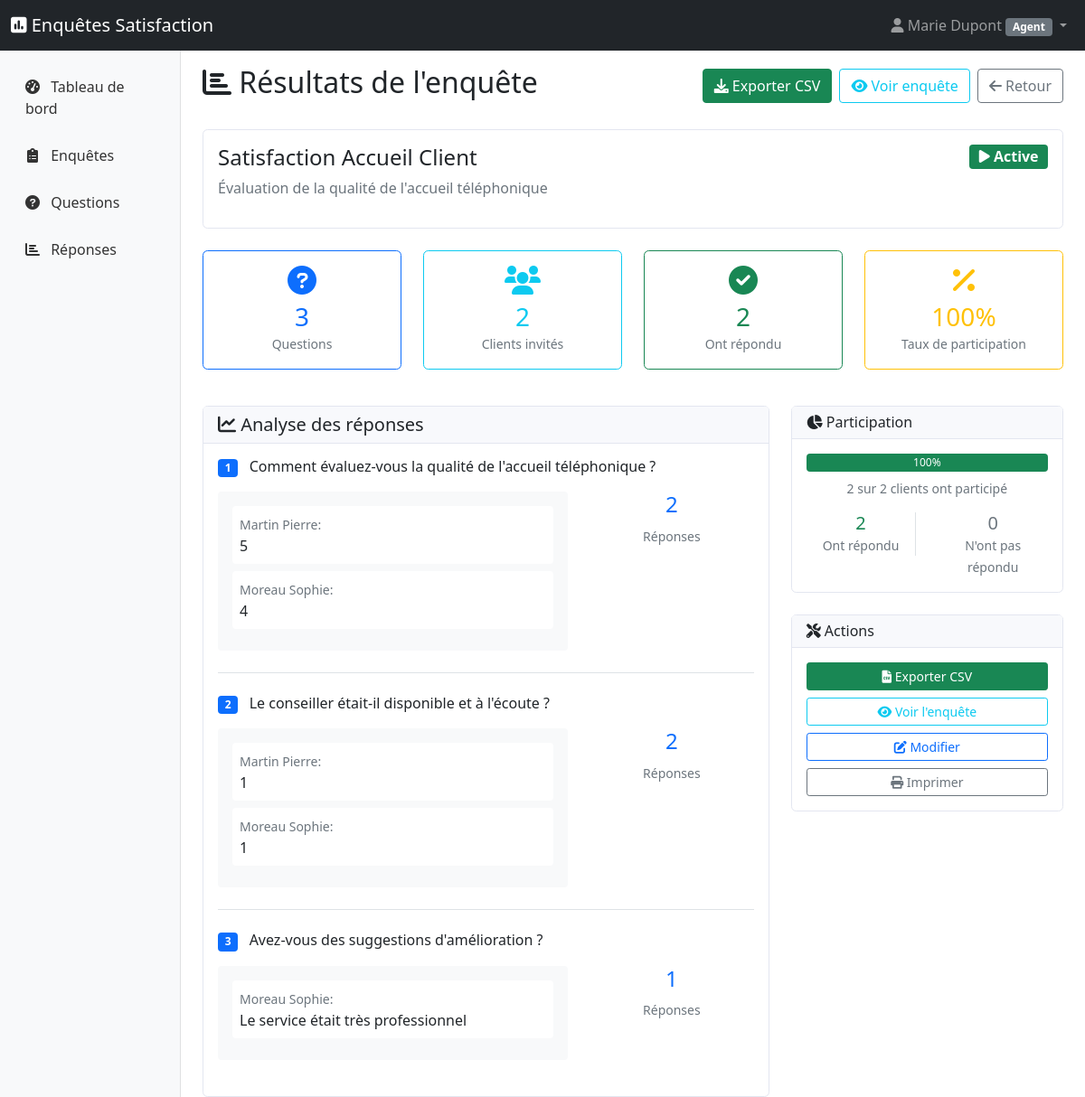
The page /?controller=Agent&action=results&id=1 (signed in) on the database its author committed.
### tables this page shows
CREATE TABLE IF NOT EXISTS enquetes (
    id INT AUTO_INCREMENT PRIMARY KEY,
    titre VARCHAR(200) NOT NULL,
    description TEXT,
    campagne_id INT NOT NULL,
    created_by INT NOT NULL,
    statut ENUM('brouillon', 'active', 'fermee') NOT NULL DEFAULT 'brouillon',
    date_creation TIMESTAMP DEFAULT CURRENT_TIMESTAMP,
    date_modification TIMESTAMP DEFAULT CURRENT_TIMESTAMP ON UPDATE CURRENT_TIMESTAMP,
    FOREIGN KEY (campagne_id) REFERENCES campagnes(id) ON DELETE CASCADE,
    FOREIGN KEY (created_by) REFERENCES utilisateurs(id) ON DELETE CASCADE,
    INDEX idx_campagne (campagne_id),
    INDEX idx_statut (statut),
    INDEX idx_created_by (created_by)
);

CREATE TABLE IF NOT EXISTS utilisateurs (
    id INT AUTO_INCREMENT PRIMARY KEY,
    nom VARCHAR(100) NOT NULL,
    prenom VARCHAR(100) NOT NULL,
    email VARCHAR(255) UNIQUE NOT NULL,
    mot_de_passe VARCHAR(255) NOT NULL,
    role ENUM('admin', 'agent', 'client') NOT NULL DEFAULT 'client',
    statut ENUM('actif', 'inactif') NOT NULL DEFAULT 'actif',
    date_creation TIMESTAMP DEFAULT CURRENT_TIMESTAMP,
    date_modification TIMESTAMP DEFAULT CURRENT_TIMESTAMP ON UPDATE CURRENT_TIMESTAMP,
    INDEX idx_email (email),
    INDEX idx_role (role),
    INDEX idx_statut (statut)
);

CREATE TABLE IF NOT EXISTS questions (
    id INT AUTO_INCREMENT PRIMARY KEY,
    enquete_id INT NOT NULL,
    texte TEXT NOT NULL,
    type_question ENUM('texte_libre', 'choix_multiple', 'notation', 'oui_non') NOT NULL,
    options_json TEXT,  
    obligatoire BOOLEAN NOT NULL DEFAULT FALSE,
    ordre_affichage INT NOT NULL DEFAULT 1,
    date_creation TIMESTAMP DEFAULT CURRENT_TIMESTAMP,
    FOREIGN KEY (enquete_id) REFERENCES enquetes(id) ON DELETE CASCADE,
    INDEX idx_enquete (enquete_id),
    INDEX idx_type (type_question),
    INDEX idx_ordre (ordre_affichage)
);

CREATE TABLE IF NOT EXISTS reponses (
    id INT AUTO_INCREMENT PRIMARY KEY,
    question_id INT NOT NULL,
    utilisateur_id INT NOT NULL,
    reponse_texte TEXT,
    reponse_numerique INT,
    date_reponse TIMESTAMP DEFAULT CURRENT_TIMESTAMP,
    FOREIGN KEY (question_id) REFERENCES questions(id) ON DELETE CASCADE,
    FOREIGN KEY (utilisateur_id) REFERENCES utilisateurs(id) ON DELETE CASCADE,
    INDEX idx_question (question_id),
    INDEX idx_utilisateur (utilisateur_id),
    INDEX idx_date (date_reponse),
    UNIQUE KEY unique_user_question (utilisateur_id, question_id)
);

### app/Views/agent/enquetes/results.php (the view, shortened to what the rows shown need)
<div class="d-flex justify-content-between align-items-center mb-4">
    <h2><i class="fas fa-chart-bar"></i> Résultats de l'enquête</h2>
</div>
<div class="card mb-4">
    <div class="card-body">
        <div class="row">
            <div class="col-md-8">
                <h4><?= htmlspecialchars($enquete['titre']) ?></h4>
                <?php if (!empty($enquete['description'])): ?>
                    <p class="text-muted"><?= nl2br(htmlspecialchars($enquete['description'])) ?></p>
                <?php endif; ?>
            </div>
            <div class="col-md-4">
                <?php
                $badges = [
                    'brouillon' => ['secondary', 'draft'],
                    'active' => ['success', 'play'],
                    'terminee' => ['info', 'stop'],
                    'archivee' => ['dark', 'archive']
                ];
                $badge = $badges[$enquete['statut']] ?? ['secondary', 'question'];
                ?>
                <span class="badge bg-<?= $badge[0] ?> fs-6 float-end">
                    <i class="fas fa-<?= $badge[1] ?>"></i> <?= ucfirst($enquete['statut']) ?>
                </span>
            </div>
        </div>
    </div>
</div>
<?php if (!empty($stats['clients_ayant_repondu'])): ?>
    <div class="row">
        <div class="col-lg-8">
            <div class="card">
                <div class="card-body">
                    <?php if (!empty($questions)): ?>
                        <?php foreach ($questions as $index => $question): ?>
                            <div class="mb-4 <?= $index < count($questions) - 1 ? 'border-bottom pb-4' : '' ?>">
                                <h6 class="mb-3">
                                    <span class="badge bg-primary me-2"><?= $index + 1 ?></span>
                                    <?= htmlspecialchars($question['texte']) ?>
                                </h6>
                                <?php
                                $questionReponses = array_filter($reponses, function($r) use ($question) {
                                    return $r['question_id'] == $question['id'];
                                });
                                ?>
                                <?php if (!empty($questionReponses)): ?>
                                    <div class="row">
                                        <div class="col-md-8">
                                            <?php if ($question['type_question'] === 'rating'): ?>
                                                <?php
                                                $values = array_map(function($r) { return floatval($r['valeur']); }, $questionReponses);
                                                $moyenne = array_sum($values) / count($values);
                                                $min = min($values);
                                                $max = max($values);
                                                ?>
                                                <div class="bg-light p-3 rounded">
                                                    <div class="row text-center">
                                                        <div class="col-4">
                                                            <h4 class="text-success mb-0"><?= number_format($moyenne, 1) ?></h4>
                                                            <small class="text-muted">Moyenne</small>
                                                        </div>
                                                        <div class="col-4">
                                                            <h4 class="text-info mb-0"><?= $min ?></h4>
                                                            <small class="text-muted">Minimum</small>
                                                        </div>
                                                        <div class="col-4">
                                                            <h4 class="text-warning mb-0"><?= $max ?></h4>
                                                            <small class="text-muted">Maximum</small>
                                                        </div>
                                                    </div>
                                                </div>
                                            <?php else: ?>
                                                <div class="bg-light p-3 rounded" style="max-height: 200px; overflow-y: auto;">
                                                    <?php foreach (array_slice($questionReponses, 0, 5) as $rep): ?>
                                                        <div class="mb-2 p-2 bg-white rounded">
                                                            <small class="text-muted"><?= htmlspecialchars($rep['client_nom'] . ' ' . $rep['client_prenom']) ?>:</small>
                                                            <div><?= nl2br(htmlspecialchars($rep['valeur'])) ?></div>
                                                        </div>
                                                    <?php endforeach; ?>
                                                </div>
                                            <?php endif; ?>
                                        </div>
                                        <div class="col-md-4">
                                            <div class="text-center">
                                                <h4 class="text-primary"><?= count($questionReponses) ?></h4>
                                                <small class="text-muted">Réponses</small>
                                            </div>
                                        </div>
                                    </div>
                                <?php else: ?>
                                    <div class="text-muted fst-italic">Aucune réponse pour cette question</div>
                                <?php endif; ?>
                            </div>
                        <?php endforeach; ?>
                    <?php endif; ?>
                </div>
            </div>
        </div>
                    <?php
                    $totalInvites = $stats['clients_assignes'] ?? 0;
                    $totalRepondu = $stats['clients_ayant_repondu'] ?? 0;
                    ?>
    </div>
<?php endif; ?>

### app/Views/backoffice/layout.php (shortened to what the rows shown need)
<!DOCTYPE html>
<html lang="fr">
<head>
    <link href="https://cdn.jsdelivr.net/npm/bootstrap@5.1.3/dist/css/bootstrap.min.css" rel="stylesheet">
    <link href="https://cdnjs.cloudflare.com/ajax/libs/font-awesome/6.0.0/css/all.min.css" rel="stylesheet">
    <link href="css/backoffice.css" rel="stylesheet">
</head>
<body>
    <nav class="navbar navbar-expand-lg navbar-dark bg-dark">
        <div class="container-fluid">
            <div class="navbar-nav ms-auto">
                <div class="nav-item dropdown">
                    <a class="nav-link dropdown-toggle" href="#" role="button" data-bs-toggle="dropdown">
                        <i class="fas fa-user"></i>
                        <?= htmlspecialchars(trim(($currentUser['prenom'] ?? '') . ' ' . ($currentUser['nom'] ?? '')), ENT_QUOTES, 'UTF-8') ?>
                        <span class="badge bg-secondary"><?= htmlspecialchars(ucfirst($currentUser['role'] ?? 'utilisateur'), ENT_QUOTES, 'UTF-8') ?></span>
                    </a>
                </div>
            </div>
        </div>
    </nav>
    <div class="container-fluid">
        <div class="row">
            <main class="col-md-9 ms-sm-auto col-lg-10 px-md-4">
                <div class="pt-3">
                    <?= $content ?>
                </div>
            </main>
        </div>
    </div>
</body>
</html>

### rows shown on the page
enquetes: created_by.nom "Marie Dupont", titre "Satisfaction Accueil Client", description "Évaluation de la qualité de l'accueil téléphonique", statut "Active"
questions: texte "Comment évaluez-vous la qualité de l'accueil téléphonique ?", count($questionReponses) "2"
reponses: utilisateur.prenom "Martin Pierre", valeur "5"
reponses: utilisateur.prenom "Moreau Sophie", valeur "4"
questions: texte "Le conseiller était-il disponible et à l'écoute ?", count($questionReponses) "2"
reponses: utilisateur.prenom "Martin Pierre", valeur "1"
reponses: utilisateur.prenom "Moreau Sophie", valeur "1"
questions: texte "Avez-vous des suggestions d'amélioration ?", count($questionReponses) "1"
reponses: utilisateur.prenom "Moreau Sophie", valeur "Le service était très professionnel"

### other values the page prints
$currentUser['role'] "Agent"
count($questions) "3"
$stats['clients_assignes'] "2"
$stats['clients_ayant_repondu'] "2"
$tauxParticipation "100"
$totalRepondu "2"
$totalInvites "2"
$totalInvites - $totalRepondu "0"
